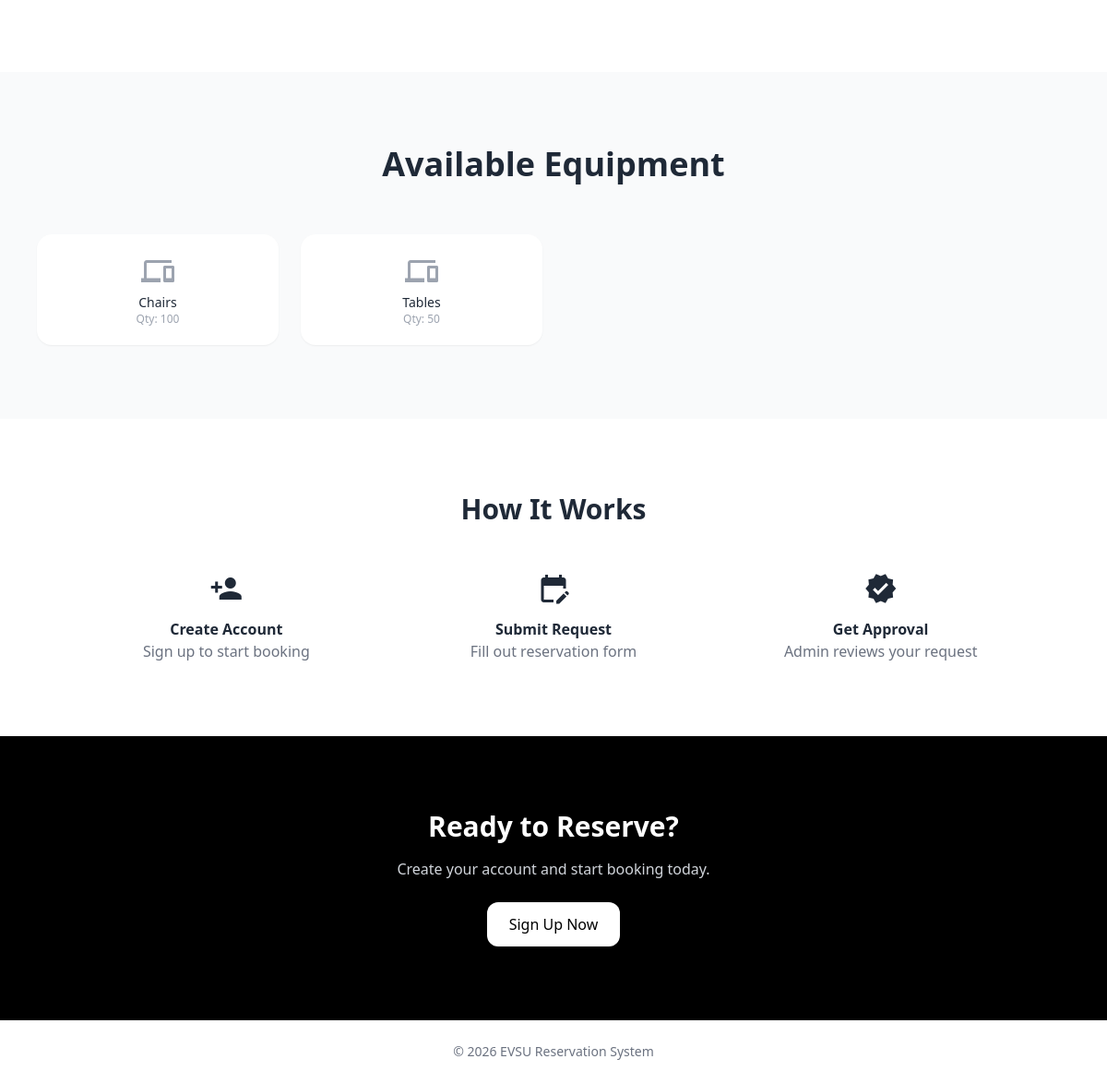
Before: / (lower part) with the older database file.
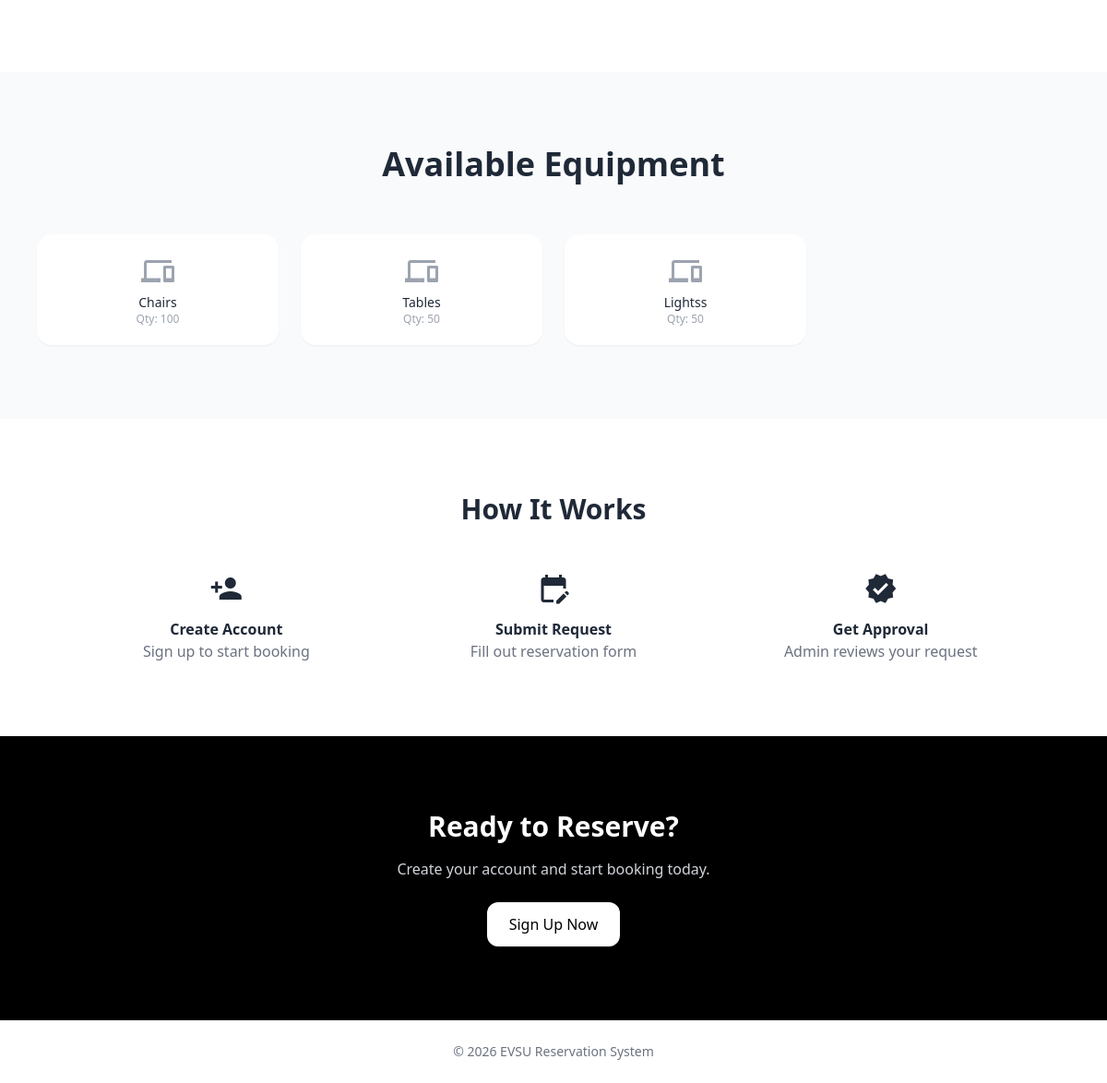
After: the same page with the newer database file.
### core/models.py (models this page shows, shortened)
class Equipment(models.Model):
    name = models.CharField(max_length=100)
    description = models.TextField(blank=True)
    quantity = models.PositiveIntegerField(default=1)
    category = models.CharField(max_length=50, blank=True)
    image = models.ImageField(upload_to='equipment/', blank=True, null=True)
    is_active = models.BooleanField(default=True)

### core/views.py (the view)
# urls.py: 2. Add a URL to urlpatterns:  path('', views.home, name='home')
def home(request):
    facilities = Facility.objects.filter(is_active=True)
    equipments = Equipment.objects.filter(is_active=True)
    return render(request, 'core/home.html', {
        "facilities": facilities,
        "equipments": equipments
    })

### core/context_processors.py (called while the page is built)
def notifications(request):
    if request.user.is_authenticated:
        count = Notification.objects.filter(user=request.user, is_read=False).count()
    else:
        count = 0
    return {
        'unread_notifications_count': count
    }

### templates/core/home.html (shortened to what this page needs)
<!DOCTYPE html>
<html lang="en">
<head>
    <script src="https://cdn.tailwindcss.com"></script>
</head>
<body class="font-sans text-gray-800">
    <section class="py-20 px-6 md:px-10 bg-white">
    </section>
    <section class="bg-gray-50 py-20 px-6 md:px-10">
        <div class="max-w-7xl mx-auto">
            <div class="text-center mb-14">
                <h3 class="text-3xl md:text-4xl font-semibold">
                    Available Equipment
                </h3>
            </div>
            <div class="grid grid-cols-2 sm:grid-cols-3 md:grid-cols-4 gap-6">
                {% for e in equipments %}
                <div class="bg-white p-5 rounded-2xl text-center shadow-sm hover:shadow-lg transition">
                    {% if e.image %}
                    <img src="{{ e.image.url }}" class="h-14 mx-auto mb-3">
                    {% else %}
                    <span class="material-icons text-4xl text-gray-400">devices</span>
                    {% endif %}
                    <p class="text-sm font-medium">{{ e.name }}</p>
                    <p class="text-xs text-gray-400">Qty: {{ e.quantity }}</p>
                </div>
                {% empty %}
                <p class="text-gray-400 col-span-full text-center">No equipment available.</p>
                {% endfor %}
            </div>
        </div>
    </section>
    <section id="how" class="py-16 md:py-20 px-6 md:px-10 text-center">
        <div class="max-w-5xl mx-auto">
            <h3 class="text-2xl md:text-3xl font-semibold mb-12">How It Works</h3>
            <div class="grid md:grid-cols-3 gap-10">
                <div>
                    <span class="material-icons text-4xl mb-3">person_add</span>
                    <h4 class="font-semibold">Create Account</h4>
                    <p class="text-gray-500">Sign up to start booking</p>
                </div>
                <div>
                    <span class="material-icons text-4xl mb-3">edit_calendar</span>
                    <h4 class="font-semibold">Submit Request</h4>
                    <p class="text-gray-500">Fill out reservation form</p>
                </div>
                <div>
                    <span class="material-icons text-4xl mb-3">verified</span>
                    <h4 class="font-semibold">Get Approval</h4>
                    <p class="text-gray-500">Admin reviews your request</p>
                </div>
            </div>
        </div>
    </section>
    <section class="bg-black text-white text-center py-16 md:py-20 px-6">
        <div class="max-w-xl mx-auto">
            <h3 class="text-2xl md:text-3xl font-semibold">Ready to Reserve?</h3>
            <p class="mt-4 text-gray-300">
                Create your account and start booking today.
            </p>
            <a href="{% url 'register' %}" class="mt-6 inline-block bg-white text-black px-6 py-3 rounded-xl">
                Sign Up Now
            </a>
        </div>
    </section>
    <footer class="text-center py-6 text-gray-500 text-sm">
        © 2026 EVSU Reservation System
    </footer>
</body>
</html>

Changed rows visible on the page:
added Equipment: name "Lightss", quantity "50"
